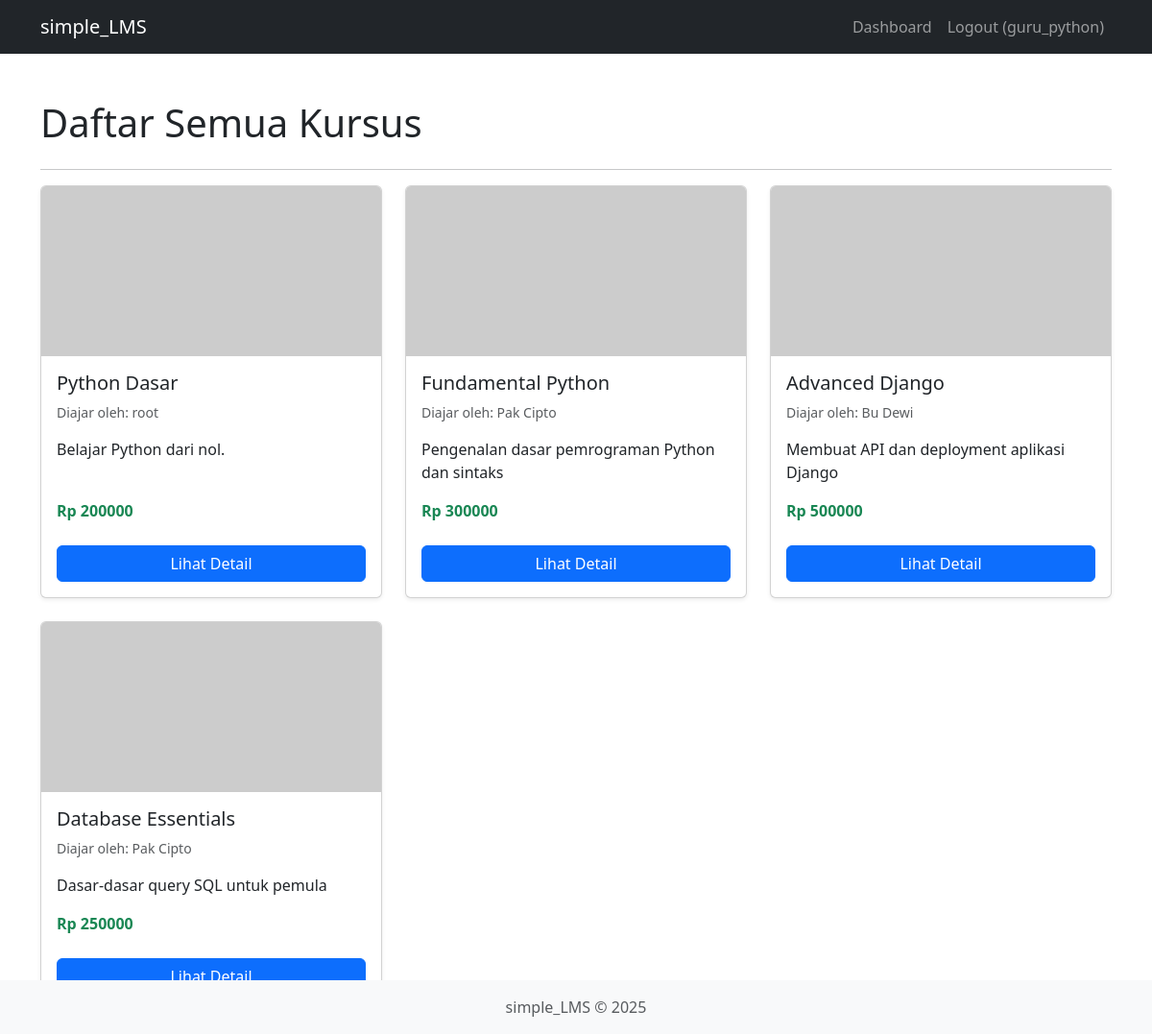
Screenshot of /courses/ (signed in) with the database file from the repository.
### users/models.py (models this page shows, shortened)
class User(AbstractUser):
    fullname = models.CharField(max_length=100, blank=True, null=True)
    first_name = None
    last_name = None

### courses/models.py (models this page shows, shortened)
class Course(models.Model):
    name = models.CharField(max_length=200)
    description = models.TextField()
    price = models.IntegerField()
    image = models.CharField(max_length=200, blank=True, null=True)
    teacher = models.ForeignKey(
        settings.AUTH_USER_MODEL,
        on_delete=models.SET_NULL, # Jaga data course jika guru dihapus
        related_name='taught_courses',
        null=True
    )

### courses/views.py (the view)
# urls.py: path('', views.course_list, name='course_list'),
def course_list(request):
    all_courses = Course.objects.all()
    context = {
        'title': 'Daftar Semua Kursus',
        'courses': all_courses
    }
    return render(request, 'courses/course_list.html', context)

### courses/templates/courses/course_list.html (shortened to what this page needs)
{% extends 'base.html' %}
{% block content %}
<div class="container mt-5">
    <h1 class="mb-4">{{ title }}</h1>
    <hr>
    <div class="row">
        {% if courses %}
            {% for course in courses %}
            <div class="col-md-4 mb-4">
                <div class="card shadow-sm h-100">
                    <img src="https://via.placeholder.com/400x200?text=Kursus" class="card-img-top" alt="Gambar Kursus">
                    <div class="card-body d-flex flex-column">
                        <h5 class="card-title">{{ course.name }}</h5>
                        <p class="card-text text-muted small">Diajar oleh: {{ course.teacher.fullname|default:course.teacher.username }}</p>
                        <p class="card-text">{{ course.description|truncatechars:100 }}</p>
                        <p class="mt-auto">
                            <span class="fw-bold text-success">Rp {{ course.price|floatformat:0 }}</span>
                        </p>
                        <a href="#" class="btn btn-primary mt-2">Lihat Detail</a>
                    </div>
                </div>
            </div>
            {% endfor %}
        {% else %}
            <div class="col-12">
                <p class="alert alert-warning">Saat ini belum ada kursus yang tersedia.</p>
            </div>
        {% endif %}
    </div>
</div>
{% endblock content %}

### templates/base.html (shortened to what this page needs)
<!DOCTYPE html>
<html lang="en">
<head>
    <link href="https://cdn.jsdelivr.net/npm/bootstrap@5.3.3/dist/css/bootstrap.min.css"
          rel="stylesheet"
>
</head>
<body>
    <nav class="navbar navbar-expand-lg navbar-dark bg-dark">
        <div class="container">
            <a class="navbar-brand" href="{% url 'dashboard' %}">simple_LMS</a>
            <div class="collapse navbar-collapse" id="navbarNav">
                <ul class="navbar-nav ms-auto">
                    {% if user.is_authenticated %}
                        <li class="nav-item">
                            <a class="nav-link" href="{% url 'dashboard' %}">Dashboard</a>
                        </li>
                        <li class="nav-item">
                            <a class="nav-link" href="{% url 'logout' %}">Logout ({{ user.username }})</a>
                        </li>
                    {% endif %}
                </ul>
            </div>
        </div>
    </nav>
    <main>
        {% block content %}{% endblock content %}
    </main>
    <footer class="footer mt-auto py-3 bg-light fixed-bottom">
      <div class="container text-center">
        <span class="text-muted">simple_LMS &copy; 2025</span>
      </div>
    </footer>
</body>
</html>

### rows the page displays
User: username "guru_python"
Course: name "Python Dasar", teacher.fullname "root", description "Belajar Python dari nol.", price "200000"
Course: name "Fundamental Python", teacher.fullname "Pak Cipto", description "Pengenalan dasar pemrograman Python dan sintaks", price "300000"
Course: name "Advanced Django", teacher.fullname "Bu Dewi", description "Membuat API dan deployment aplikasi Django", price "500000"
Course: name "Database Essentials", teacher.fullname "Pak Cipto", description "Dasar-dasar query SQL untuk pemula", price "250000"

### other values shown
{{ title }} "Daftar Semua Kursus"
